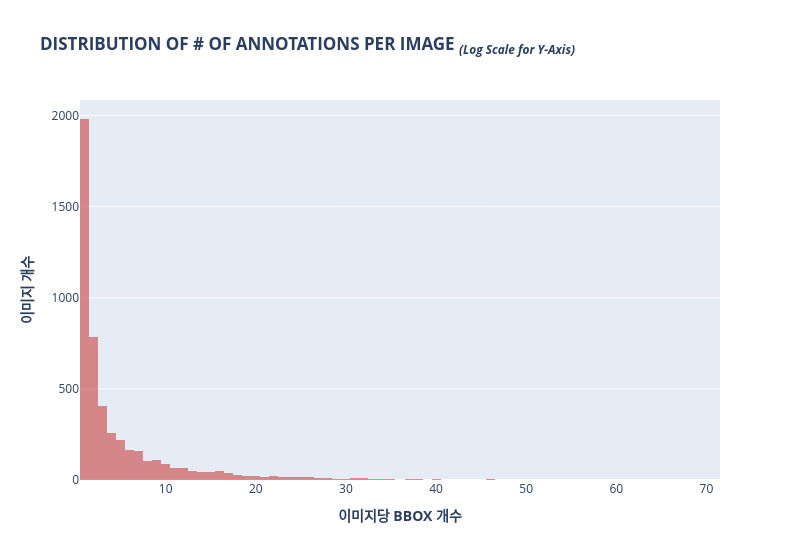

The notebook cell saved with this chart:
### Markdown cell above
Step 3. EDA Annotation Per Images : 한 이미지에 몇 개의 Bounding box가 있는지, 그 분포를 나타낸 결과입니다.

### Code cell
fig = px.histogram(train_df.image_id.value_counts(), log_y=False, color_discrete_sequence=['indianred'], opacity=0.7,
                   labels={"value":"Number of Annotations Per Image"},
                   title="<b>DISTRIBUTION OF # OF ANNOTATIONS PER IMAGE "
                   "<i><sub>(Log Scale for Y-Axis)</sub></i></b>",)

fig.update_layout(showlegend=False,
                  xaxis_title="<b>이미지당 BBOX 개수</b>",
                  yaxis_title="<b>이미지 개수</b>",
                  width=800)

fig.show()

### Figure 1 — Plotly figure (JSON) as saved in the notebook; plotly's stock layout.template omitted (floating-point values rounded to 4 significant figures; data arrays with more than 128 entries replaced by an {"elided": "..."} marker saying what was removed)
{"data": [{"alignmentgroup": "True", "bingroup": "x", "hovertemplate": "variable=count<br>Number of Annotations Per Image=%{x}<br>count=%{y}<extra></extra>", "legendgroup": "count", "marker": {"color": "indianred", "opacity": 0.7, "pattern": {"shape": ""}}, "name": "count", "offsetgroup": "count", "orientation": "v", "showlegend": true, "type": "histogram", "x": {"elided": "4883 int values"}, "xaxis": "x", "yaxis": "y"}], "layout": {"barmode": "relative", "legend": {"title": {"text": "variable"}, "tracegroupgap": 0}, "showlegend": false, "title": {"text": "<b>DISTRIBUTION OF # OF ANNOTATIONS PER IMAGE <i><sub>(Log Scale for Y-Axis)</sub></i></b>"}, "width": 800, "xaxis": {"anchor": "y", "domain": [0, 1], "title": {"text": "<b>이미지당 BBOX 개수</b>"}}, "yaxis": {"anchor": "x", "domain": [0, 1], "title": {"text": "<b>이미지 개수</b>"}}}}
